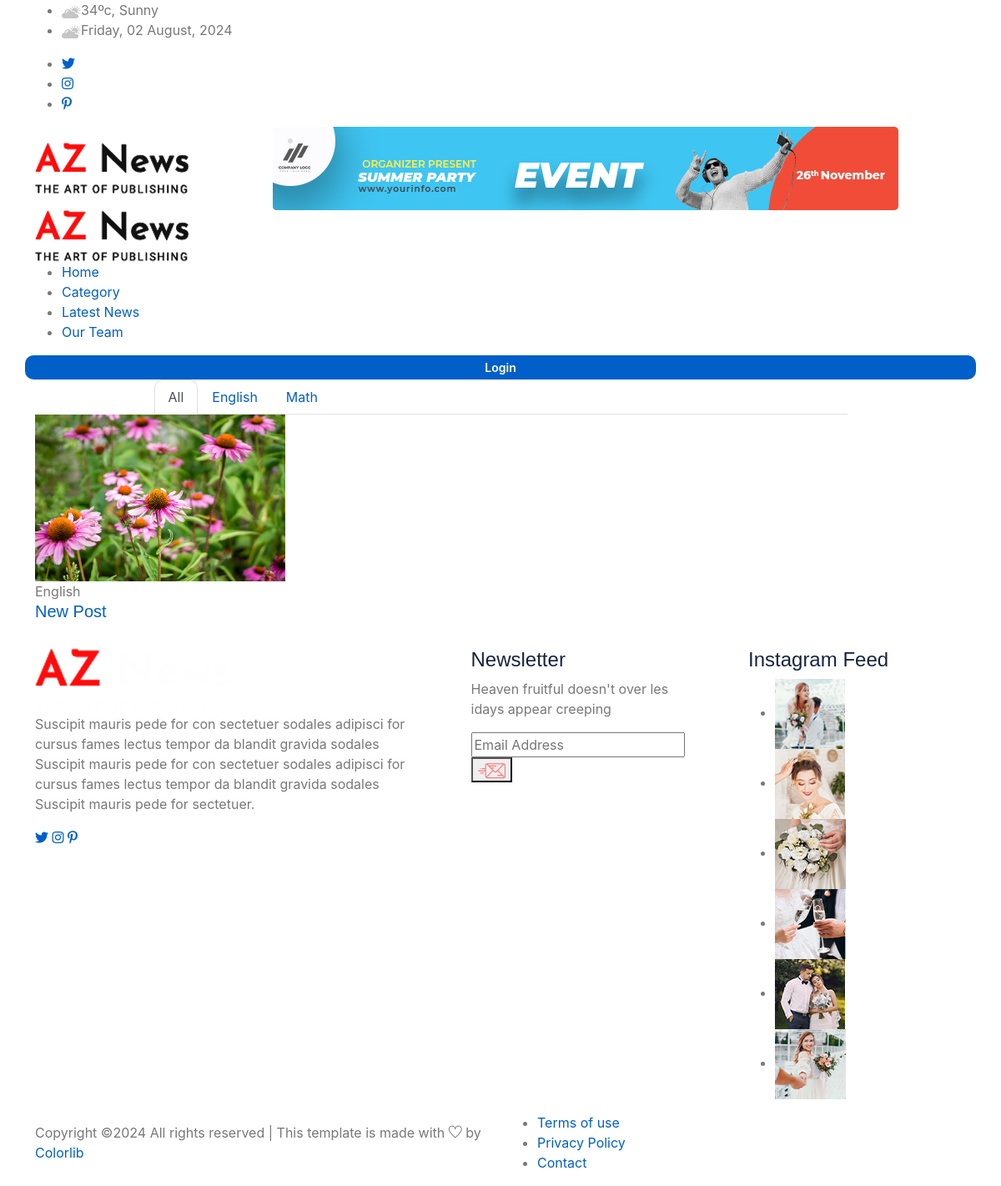
Before: /category with the older database file.
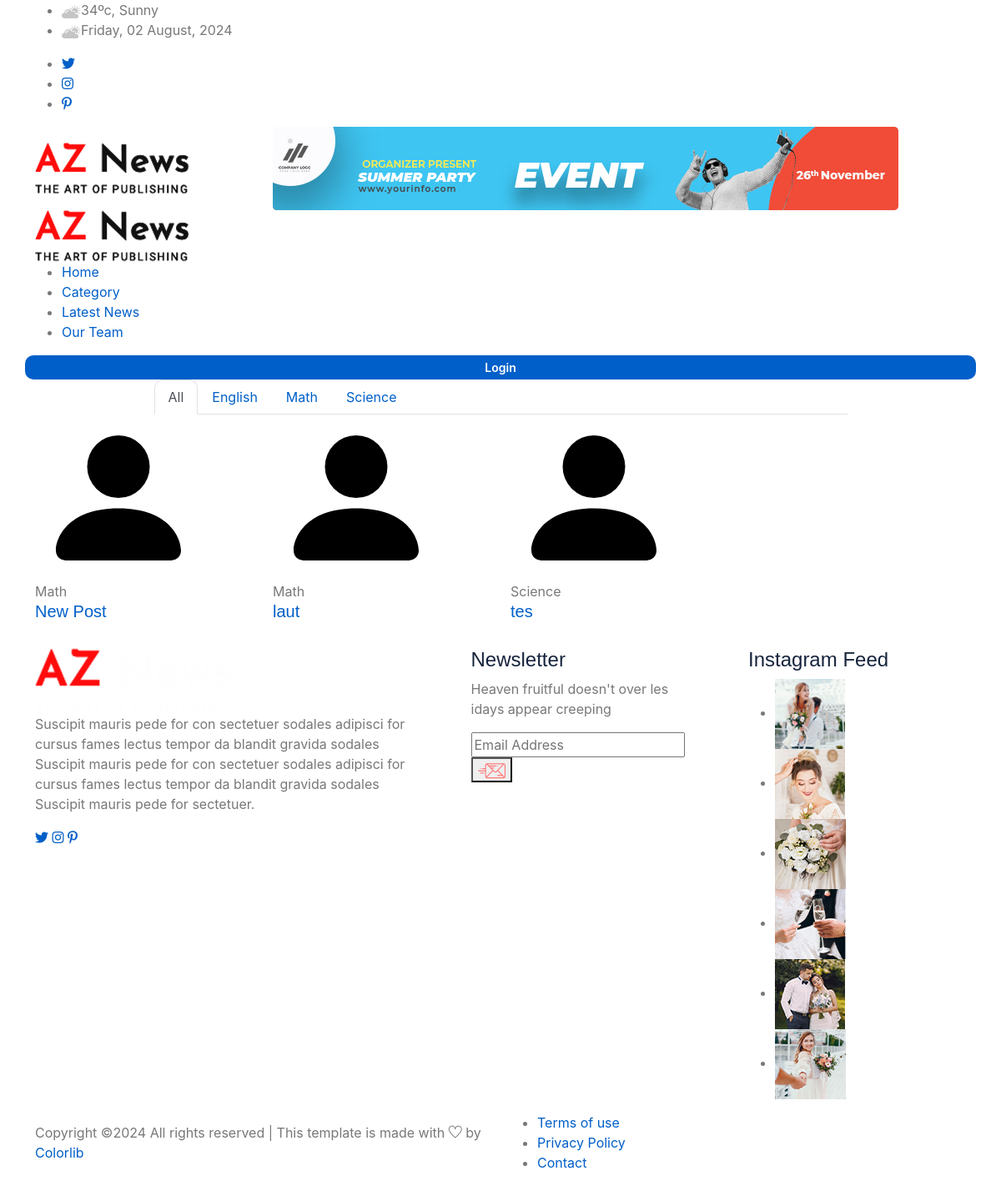
After: the same page with the newer database file.
### tables this page shows
CREATE TABLE `category` (
  `id` int(11) NOT NULL,
  `name` varchar(128) NOT NULL
);

CREATE TABLE `posts` (
  `id` int(11) NOT NULL,
  `date` date NOT NULL,
  `title` varchar(256) NOT NULL,
  `slug` varchar(255) DEFAULT NULL,
  `image` varchar(255) NOT NULL,
  `article` text NOT NULL,
  `approval` tinyint(1) NOT NULL,
  `user_id` int(11) NOT NULL,
  `category_id` bigint(20) NOT NULL
);

### application/controllers/Home.php (called while the page is built, shortened)
<?php
class Home extends MY_Controller
{
    public function __construct() {
        $this->load->library('form_validation');
        $this->load->model('m_post');
    }
    public function category($category_id = null) {
        $this->load->model('m_post');
        $this->vars['categories'] = $this->m_post->getCategories();
        $where = ['approval' => 1];
        $this->vars['articles'] = $this->m_post->getArticle(10, 0, $where)->result();
        $this->load->view('frontend/category', $this->vars);
    }
}

### index.php (called while the page is built, shortened)
<?php
require_once BASEPATH.'core/CodeIgniter.php';

### application/models/M_post.php (called while the page is built, shortened)
<?php
class M_post extends CI_Model
{
	public function getArticle($limit,$offset,$where = array()) {
        $this->db->select('posts.*,category.name')
            ->from('posts')
            ->join('category','category.id=posts.category_id','left');
            if(!empty($where))
            $this->db->where($where);
        return $this->db->limit($limit,$offset)->get();
    }
    public function getCategories() {
        return $this->db->get('category')->result();
    }
}

### application/views/frontend/category.php (the view, shortened to what this page needs)
<!doctype html>
<html class="no-js" lang="en">
<head>
    <?php $this->load->view('frontend/includes/head'); ?>
</head>
<body>
    <?php $this->load->view('frontend/includes/header'); ?>
    <main>
        <section class="whats-news-area pt-50 pb-20">
            <div class="container">
                <div class="row">
                    <div class="col-lg-12">
                        <div class="row d-flex justify-content-center">
                            <div class="col-lg-9 col-md-9">
                                <div class="properties__button">
                                    <nav>
                                        <div class="nav nav-tabs" id="nav-tab" role="tablist">
                                            <a class="nav-item nav-link active" id="nav-home-tab" data-toggle="tab" href="#nav-home" role="tab" aria-controls="nav-home" aria-selected="true">All</a>
                                            <?php foreach ($categories as $category) : ?>
                                                <a class="nav-item nav-link" id="nav-<?= $category->id ?>-tab" data-toggle="tab" href="#nav-<?= $category->id ?>" role="tab" aria-controls="nav-<?= $category->id ?>" aria-selected="false"><?= $category->name ?></a>
                                            <?php endforeach; ?>
                                        </div>
                                    </nav>
                                </div>
                            </div>
                        </div>
                        <div class="tab-content" id="nav-tabContent">
                            <div class="tab-pane fade show active" id="nav-home" role="tabpanel" aria-labelledby="nav-home-tab">
                                <div class="whats-news-caption">
                                    <div class="row">
                                        <?php if (!empty($articles)) : ?>
                                            <?php foreach ($articles as $article) : ?>
                                                <div class="col-lg-3 col-md-4 mb-4">
                                                    <div class="single-what-news mb-100">
                                                        <div class="what-img">
                                                            <img style="height: 200px;" src="<?= base_url('assets/img/posts/') . $article->image ?>" alt="">
                                                        </div>
                                                        <div class="what-cap">
                                                            <span class="color1"><?= $article->name ?></span>
                                                            <h5><a href="<?= base_url('article/' . $article->slug); ?>"><?= $article->title ?></a></h5>
                                                        </div>
                                                    </div>
                                                </div>
                                            <?php endforeach; ?>
                                        <?php else : ?>
                                            <p>No articles found.</p>
                                        <?php endif; ?>
                                    </div>
                                </div>
                            </div>
                        </div>
                    </div>
                </div>
            </div>
        </section>
    </main>
    <?php $this->load->view('frontend/includes/footer'); ?>
</body>
</html>

### application/views/frontend/includes/head.php (shortened to what this page needs)
<link rel="stylesheet" href="<?= base_url('assets/frontend');?>/css/bootstrap.min.css">
<link rel="stylesheet" href="<?= base_url('assets/frontend');?>/css/owl.carousel.min.css">
<link rel="stylesheet" href="<?= base_url('assets/frontend');?>/css/ticker-style.css">
<link rel="stylesheet" href="<?= base_url('assets/frontend');?>/css/flaticon.css">
<link rel="stylesheet" href="<?= base_url('assets/frontend');?>/css/slicknav.css">
<link rel="stylesheet" href="<?= base_url('assets/frontend');?>/css/animate.min.css">
<link rel="stylesheet" href="<?= base_url('assets/frontend');?>/css/magnific-popup.css">
<link rel="stylesheet" href="<?= base_url('assets/frontend');?>/css/fontawesome-all.min.css">
<link rel="stylesheet" href="<?= base_url('assets/frontend');?>/css/themify-icons.css">
<link rel="stylesheet" href="<?= base_url('assets/frontend');?>/css/slick.css">
<link rel="stylesheet" href="<?= base_url('assets/frontend');?>/css/nice-select.css">
<link rel="stylesheet" href="<?= base_url('assets/frontend');?>/css/style.css">

### application/views/frontend/includes/header.php (shortened to what this page needs)
<header>
       <div class="header-area">
            <div class="main-header ">
                <div class="header-top black-bg d-none d-md-block">
                   <div class="container">
                       <div class="col-xl-12">
                            <div class="row d-flex justify-content-between align-items-center">
                                <div class="header-info-left">
                                    <ul>
                                        <li><img src="assets/img/icon/header_icon1.png" alt="">34ºc, Sunny </li>
                                        <li><img src="assets/img/icon/header_icon1.png" alt=""><?= date('l, d F, Y');?></li>
                                    </ul>
                                </div>
                                <div class="header-info-right">
                                    <ul class="header-social">
                                        <li><a href="#"><i class="fab fa-twitter"></i></a></li>
                                        <li><a href="#"><i class="fab fa-instagram"></i></a></li>
                                       <li> <a href="#"><i class="fab fa-pinterest-p"></i></a></li>
                                    </ul>
                                </div>
                            </div>
                       </div>
                   </div>
                </div>
                <div class="header-mid d-none d-md-block">
                   <div class="container">
                        <div class="row d-flex align-items-center">
                            <div class="col-xl-3 col-lg-3 col-md-3">
                                <div class="logo">
                                    <a href="index.html"><img src="assets/img/logo/logo.png" alt=""></a>
                                </div>
                            </div>
                            <div class="col-xl-9 col-lg-9 col-md-9">
                                <div class="header-banner f-right ">
                                    <img src="assets/img/hero/header_card.jpg" alt="">
                                </div>
                            </div>
                        </div>
                   </div>
                </div>
               <div class="header-bottom header-sticky">
                    <div class="container">
                        <div class="row align-items-center">
                            <div class="col-xl-10 col-lg-10 col-md-12 header-flex">
                                    <div class="sticky-logo">
                                        <a href="index.html"><img src="assets/img/logo/logo.png" alt=""></a>
                                    </div>
                                <div class="main-menu d-none d-md-block">
                                    <nav>
                                        <ul id="navigation">
                                            <li><a href="<?= base_url('home');?>">Home</a></li>
                                            <li><a href="<?= base_url('category');?>">Category</a></li>
                                            <li><a href="<?= base_url('article');?>">Latest News</a></li>
                                            <li><a href="<?= base_url('about');?>">Our Team</a></li>
                                        </ul>
                                    </nav>
                                </div>
                            </div>
                            <a class="btn btn-primary btn-sm " href="<?= base_url('login');?>">Login</a>
                        </div>
                    </div>
               </div>
            </div>
       </div>
    </header>

### application/views/frontend/includes/footer.php (shortened to what this page needs)
<footer>
       <div class="footer-area footer-padding fix">
            <div class="container">
                <div class="row d-flex justify-content-between">
                    <div class="col-xl-5 col-lg-5 col-md-7 col-sm-12">
                        <div class="single-footer-caption">
                            <div class="single-footer-caption">
                                <div class="footer-logo">
                                    <a href="index.html"><img src="assets/img/logo/logo2_footer.png" alt=""></a>
                                </div>
                                <div class="footer-tittle">
                                    <div class="footer-pera">
                                        <p>Suscipit mauris pede for con sectetuer sodales adipisci for cursus fames lectus tempor da blandit gravida sodales  Suscipit mauris pede for con sectetuer sodales adipisci for cursus fames lectus tempor da blandit gravida sodales  Suscipit mauris pede for sectetuer.</p>
                                    </div>
                                </div>
                                <div class="footer-social">
                                    <a href="#"><i class="fab fa-twitter"></i></a>
                                    <a href="#"><i class="fab fa-instagram"></i></a>
                                    <a href="#"><i class="fab fa-pinterest-p"></i></a>
                                </div>
                            </div>
                        </div>
                    </div>
                    <div class="col-xl-3 col-lg-3 col-md-4  col-sm-6">
                        <div class="single-footer-caption mt-60">
                            <div class="footer-tittle">
                                <h4>Newsletter</h4>
                                <p>Heaven fruitful doesn't over les idays appear creeping</p>
                                <div class="footer-form" >
                                    <div id="mc_embed_signup">
                                        <form target="_blank" action="https://spondonit.us12.list-manage.com/subscribe/post?u=1462626880ade1ac87bd9c93a&amp;id=92a4423d01"
                                        method="get" class="subscribe_form relative mail_part">
                                            <input type="email" name="email" id="newsletter-form-email" placeholder="Email Address"
                                            class="placeholder hide-on-focus" onfocus="this.placeholder = ''"
                                            onblur="this.placeholder = ' Email Address '">
                                            <div class="form-icon">
                                            <button type="submit" name="submit" id="newsletter-submit"
                                            class="email_icon newsletter-submit button-contactForm"><img src="assets/img/logo/form-iocn.png" alt=""></button>
                                            </div>
                                        </form>
                                    </div>
                                </div>
                            </div>
                        </div>
                    </div>
                    <div class="col-xl-3 col-lg-3 col-md-5 col-sm-6">
                        <div class="single-footer-caption mb-50 mt-60">
                            <div class="footer-tittle">
                                <h4>Instagram Feed</h4>
                            </div>
                            <div class="instagram-gellay">
                                <ul class="insta-feed">
                                    <li><a href="#"><img src="assets/img/post/instra1.jpg" alt=""></a></li>
                                    <li><a href="#"><img src="assets/img/post/instra2.jpg" alt=""></a></li>
                                    <li><a href="#"><img src="assets/img/post/instra3.jpg" alt=""></a></li>
                                    <li><a href="#"><img src="assets/img/post/instra4.jpg" alt=""></a></li>
                                    <li><a href="#"><img src="assets/img/post/instra5.jpg" alt=""></a></li>
                                    <li><a href="#"><img src="assets/img/post/instra6.jpg" alt=""></a></li>
                                </ul>
                            </div>
                        </div>
                    </div>
                </div>
            </div>
        </div>
       <div class="footer-bottom-area">
           <div class="container">
               <div class="footer-border">
                    <div class="row d-flex align-items-center justify-content-between">
                        <div class="col-lg-6">
                            <div class="footer-copy-right">
                                <p>
  Copyright &copy;<script>document.write(new Date().getFullYear());</script> All rights reserved | This template is made with <i class="ti-heart" aria-hidden="true"></i> by <a href="https://colorlib.com" target="_blank">Colorlib</a>
  </p>
                            </div>
                        </div>
                        <div class="col-lg-6">
                            <div class="footer-menu f-right">
                                <ul>
                                    <li><a href="#">Terms of use</a></li>
                                    <li><a href="#">Privacy Policy</a></li>
                                    <li><a href="#">Contact</a></li>
                                </ul>
                            </div>
                        </div>
                    </div>
               </div>
           </div>
       </div>
   </footer>

### assets/frontend/css/style.css (style rules this page uses)
.btn { font-weight: 600; transition: .5s; }
.btn.btn-primary { color: var(--bs-white); border: none; }

Changed rows visible on the page:
added category: name "Science"
changed posts "New Post": image: picture removed, a placeholder shows; category.name "English" → "Math"
now on this page (row edited): posts: image (placeholder picture), category.name "Math", title "laut"
added posts: image (placeholder picture), category.name "Science", title "tes"
